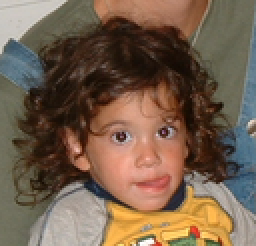
%> input picture 资料/Close-Formed Matting/kid1.bmp, 128 x 123 px, shrunk from 342 x 329 before the run (shown 2 times larger)
$ octave runMatting_Kid1.m   (GNU Octave 9; MATLAB toolbox functions it lacks are replaced by stand-ins)
%> lines starting %> are read from the running program, lines starting %| are printed output that depends on the picture; in (x1, y1, x2, y2) boxes, pixels count from 0 and x2, y2 are one past the last pixel; in counts of white or black regions, pixels touching at a corner belong together; the program's own positions count from 1
### 资料/Close-Formed Matting/runMatting.m

if (~exist('thr_alpha','var'))
  thr_alpha=[];
end
if (~exist('epsilon','var'))
  epsilon=[];
end
if (~exist('win_size','var'))
  win_size=[];
end

if (~exist('levels_num','var'))
  levels_num=1;
end
if (~exist('active_levels_num','var'))
  active_levels_num=1;
end

I=double(imread(img_name))/255;
mI=double(imread(scribs_img_name))/255;
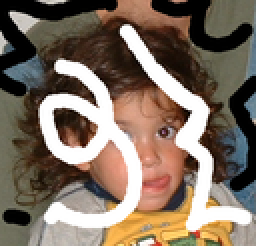
%> input picture 资料/Close-Formed Matting/kid1_m.bmp, 128 x 123 px, shrunk from 342 x 329 before the run (shown 2 times larger)
consts_map=sum(abs(I-mI),3)>0.001;
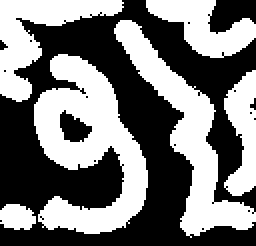
%> consts_map: size 123x128 logical (shown 2 times larger); 47.4% white; 6 white regions, box (x1, y1, x2, y2) and area: (17, 27, 74, 117) 2663, (57, 10, 128, 119) 1955, (0, 0, 62, 51) 1188, (73, 0, 128, 29) 817, (112, 35, 128, 98) 655, (0, 102, 18, 115) 185
if (size(I,3)==3)
  consts_vals=rgb2gray(mI).*consts_map;
end
if (size(I,3)==1)
  consts_vals=mI.*consts_map;
end


alpha=solveAlphaC2F(I,consts_map,consts_vals,levels_num, ...
                    active_levels_num,thr_alpha,epsilon,win_size);

figure, imshow(alpha);
drawnow;
[F,B]=solveFB(I,alpha);

figure, imshow([F.*repmat(alpha,[1,1,3]),B.*repmat(1-alpha,[1,1,3])])

### 资料/Close-Formed Matting/solveAlpha.m
function alpha=solveAlpha(I,consts_map,consts_vals,varargin)

  [h,w,c]=size(I);
%> h = 123; w = 128; c = 3
  img_size=w*h;
%> img_size = 15744

  A=getLaplacian1(I,consts_map,varargin{:});

  D=spdiags(consts_map(:),0,img_size,img_size);
  lambda=100;
  x=(A+lambda*D)\(lambda*consts_map(:).*consts_vals(:));


  alpha=max(min(reshape(x,h,w),1),0);

### 资料/Close-Formed Matting/getLaplacian1.m
function [A,A1]=getLaplacian1(I,consts,epsilon,win_size)
%> called with epsilon = [], win_size = []

  if (~exist('epsilon','var'))
    epsilon=0.0000001;
  end
  if (isempty(epsilon))
    epsilon=0.0000001;
  end
  if (~exist('win_size','var'))
    win_size=1;
  end
  if (isempty(win_size))
    win_size=1;
  end

  neb_size=(win_size*2+1)^2;
  [h,w,c]=size(I);
%> h = 123; w = 128; c = 3
  n=h; m=w;
%> after `n=h`: n = 123
%> after `m=w`: m = 128
  img_size=w*h;
%> img_size = 15744
  consts=imerode(consts,ones(win_size*2+1));
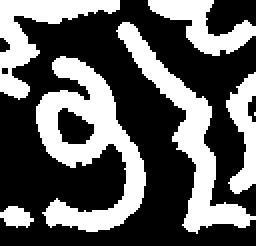
%> consts: size 123x128 logical (shown 2 times larger); 37.2% white; 7 white regions (1 under 20 px), largest, box (x1, y1, x2, y2) and area: (18, 28, 73, 116) 2095, (58, 11, 128, 117) 1522, (0, 0, 60, 50) 970, (74, 0, 128, 28) 651, (113, 36, 128, 97) 499, (0, 103, 17, 114) 125

  indsM=reshape([1:img_size],h,w);

  tlen=sum(sum(1-consts(win_size+1:end-win_size,win_size+1:end-win_size)))*(neb_size^2);
%> tlen = 775008

  row_inds=zeros(tlen ,1);
  col_inds=zeros(tlen,1);
  vals=zeros(tlen,1);
  len=0;
  for j=1+win_size:w-win_size
    for i=win_size+1:h-win_size
      if (consts(i,j))
        continue
      end
      win_inds=indsM(i-win_size:i+win_size,j-win_size:j+win_size);
      win_inds=win_inds(:);
      winI=I(i-win_size:i+win_size,j-win_size:j+win_size,:);
      winI=reshape(winI,neb_size,c);
      win_mu=mean(winI,1)';
      win_var=inv(winI'*winI/neb_size-win_mu*win_mu' +epsilon/neb_size*eye(c));

      winI=winI-repmat(win_mu',neb_size,1);
      tvals=(1+winI*win_var*winI')/neb_size;

      row_inds(1+len:neb_size^2+len)=reshape(repmat(win_inds,1,neb_size),...
                                             neb_size^2,1);
      col_inds(1+len:neb_size^2+len)=reshape(repmat(win_inds',neb_size,1),...
                                             neb_size^2,1);
      vals(1+len:neb_size^2+len)=tvals(:);
      len=len+neb_size^2;
    end
  end
%> after the loop, len = 775008

  vals=vals(1:len);
  row_inds=row_inds(1:len);
  col_inds=col_inds(1:len);
  A=sparse(row_inds,col_inds,vals,img_size,img_size);

  sumA=sum(A,2);
  A=spdiags(sumA(:),0,img_size,img_size)-A;

return

### 资料/Close-Formed Matting/solveFB.m
function [F,B]=solveFB(I,alpha)
  [h,w,c]=size(I);
%> h = 123; w = 128; c = 3
  mask=(alpha>=0.02).*(alpha<=0.98);
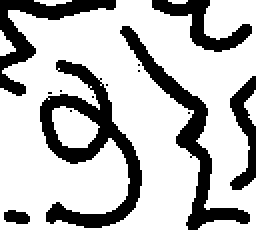
%> mask: size 123x128 double (shown 2 times larger); values 0 (black) and 1 (white), 75.1% white; 14 black regions (8 under 20 px), largest, box (x1, y1, x2, y2) and area: (20, 30, 71, 114) 1363, (60, 13, 125, 115) 995, (0, 0, 58, 48) 691, (76, 0, 126, 26) 443, (115, 38, 128, 95) 354, (2, 105, 15, 112) 71
  [Gx,Gy,Gd1,Gd2]=getGMatByMask(w,h,mask);
  G=[Gx;Gy;Gd1;Gd2];
  Ga=G*alpha(:);
  wgf=abs(Ga).^0.5+0.003*repmat((1-alpha(:)),4,1);
  wgb=abs(Ga).^0.5+0.003*repmat(alpha(:),4,1);


  wf=(alpha(:)>0.98)*100+0.03*alpha(:).*(alpha(:)>0.7)+0.01*(alpha(:)<0.02);
  wb=(alpha(:)<0.02)*100+0.03*(1-alpha(:)).*(alpha(:)<0.3)+0.01*(alpha(:)>0.98);


  wgf=spdiags(wgf(:),0,length(wgf),length(wgf));
  wgb=spdiags(wgb(:),0,length(wgb),length(wgb));
  wf=spdiags(wf(:),0,length(wf),length(wf));
  wb=spdiags(wb(:),0,length(wb),length(wb));


  for t=1:c
    tI=I(:,:,t);
    Ag=[wgf*G,sparse(size(G,1),size(G,2));sparse(size(G,1),size(G,2)),wgb* ...
        G];
    bg=zeros(size(Ag,1),1);
    Ai=[wf,sparse(w*h,w*h);sparse(w*h,w*h),wb];
    bi=[wf*tI(:).*(alpha(:)>0.02);wb*tI(:).*(alpha(:)<0.98)];
    As=[spdiags(alpha(:),0,w*h,w*h),spdiags(1-alpha(:),0,w*h,w*h)];
    bs=tI(:);
    A=[Ai;As;Ag];
    b=[bi;bs;bg];
    x=(A'*A)\(A'*b);
    F(:,:,t)=reshape(x(1:w*h),h,w);
    B(:,:,t)=reshape(x(w*h+1:end),h,w);

  end

### 资料/Close-Formed Matting/getGMatByMask.m
function [Gx,Gy,G3,G4]=getGMatByMask(w,h,mask)
%> called with w = 128, h = 123
imgSize=w*h;
%> imgSize = 15744

dS=[1,-1];
filtSizeS=1;


%indsGx1=[]; indsGx2=[]; valsGx=[];
%indsGy1=[]; indsGy2=[]; valsGy=[];
indsGx1=zeros(imgSize*2,1);
indsGx2=zeros(imgSize*2,1);
valsGx=zeros(imgSize*2,1);
indsGy1=zeros(imgSize*2,1);
indsGy2=zeros(imgSize*2,1);
valsGy=zeros(imgSize*2,1);
indsG31=zeros(imgSize*2,1);
indsG32=zeros(imgSize*2,1);
valsG3=zeros(imgSize*2,1);
indsG41=zeros(imgSize*2,1);
indsG42=zeros(imgSize*2,1);
valsG4=zeros(imgSize*2,1);

indy=0; indx=0; ind3=0; ind4=0;

for x=1:w-1,
  for y=1:h,
    if ((~mask(y,x))&(~mask(y,x+1)))
      continue
    end
    for disp=0:filtSizeS,
      indx=indx+1;
      indsGx1(indx)=imIndexToVect(y,x,h);
      indsGx2(indx)=imIndexToVect(y,x+disp,h);
      valsGx(indx)=dS(disp+1);
    end
  end
end
%> after the loop, indx = 24212
for x=1:w,
  for y=1:h-1,
    if ((~mask(y,x))&(~mask(y+1,x)))
      continue
    end
    for disp=0:filtSizeS,
      indy=indy+1;
      indsGy1(indy)=imIndexToVect(y,x,h);
      indsGy2(indy)=imIndexToVect(y+disp,x,h);
      valsGy(indy)=dS(disp+1);
    end;
  end;
end
%> after the loop, indy = 24248

for x=1:w-1,
  for y=1:h-1,
    if ((~mask(y,x))&(~mask(y+1,x+1)))
      continue
    end
    for disp=0:filtSizeS,
      ind3=ind3+1;
      indsG31(ind3)=imIndexToVect(y,x,h);
      indsG32(ind3)=imIndexToVect(y+disp,x+disp,h);
      valsG3(ind3)=dS(disp+1);
    end
  end
end
%> after the loop, ind3 = 24244

for x=1:w-1,
  for y=2:h,
    if ((~mask(y,x))&(~mask(y-1,x+1)))
      continue
    end
    for disp=0:filtSizeS,
      ind4=ind4+1;
      indsG41(ind4)=imIndexToVect(y,x,h);
      indsG42(ind4)=imIndexToVect(y-disp,x+disp,h);
      valsG4(ind4)=dS(disp+1);
    end;
  end;
end;
%> after the loop, ind4 = 24436
%> after the loop in solveFB, `for t=1:c`:
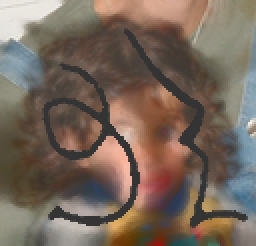
%> B: size 123x128x3 double (shown 2 times larger); mean R, G, B 0.294, 0.225, 0.172; drawn with min black and max white
%> after the loop in solveFB, `for t=1:c`:
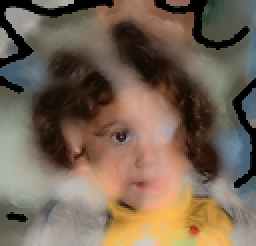
%> F: size 123x128x3 double (shown 2 times larger); mean R, G, B 0.601, 0.512, 0.428; drawn with min black and max white
%> `imshow([F.*repmat(alpha,[1,1,3]),B.*repmat(1-alpha,[1,1,3])])`:
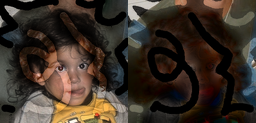
%> displayed picture: size 123x256x3, on the screen's scale of 0 to 255; mean R, G, B 59, 48, 38.7
%'done inds'
indsGx1=indsGx1(1:indx);
indsGx2=indsGx2(1:indx);
valsGx=valsGx(1:indx);
indsGy1=indsGy1(1:indy);
indsGy2=indsGy2(1:indy);
valsGy=valsGy(1:indy);
indsG31=indsG31(1:ind3);
indsG32=indsG32(1:ind3);
valsG3=valsG3(1:ind3);
indsG41=indsG41(1:ind4);
indsG42=indsG42(1:ind4);
valsG4=valsG4(1:ind4);


Gx=sparse(indsGx1,indsGx2,valsGx,imgSize,imgSize);
Gy=sparse(indsGy1,indsGy2,valsGy,imgSize,imgSize);
G3=sparse(indsG31,indsG32,valsG3,imgSize,imgSize);
G4=sparse(indsG41,indsG42,valsG4,imgSize,imgSize);

### 资料/Close-Formed Matting/solveAlphaC2F.m
function alpha=solveAlphaC2F(I,consts_map,consts_vals,levels_num,active_levels_num,varargin);


  if (length(varargin)>0)
    if (~isempty(varargin{1}))
      thr_alpha=varargin{1};
    end
  end

  if (~exist('thr_alpha','var'))
    thr_alpha=0.02;
  end
  erode_mask_w=1;
  active_levels_num=max(active_levels_num,1);
  if (levels_num>1)
    sI=downSmpIm(I,2);
    s_consts_map=round(downSmpIm(double(consts_map),2));
    s_consts_vals=round(downSmpIm(double(consts_vals),2));
    s_alpha=solveAlphaC2F(sI,s_consts_map,s_consts_vals,levels_num-1,...
                          min(levels_num-1,active_levels_num),varargin{:});
    alpha=upSampleAlphaUsingImg(s_alpha,sI,I,varargin{2:end});
    talpha=alpha.*(1-consts_map)+consts_vals;
    consts_map=min(consts_map+imerode((alpha>=(1-thr_alpha)),ones(erode_mask_w*2+1))+imerode((alpha<=(thr_alpha)),ones(erode_mask_w*2+1)),1);
    consts_vals=round(talpha).*consts_map;
    %figure, imshow([consts_map,alpha])
  end
  if (active_levels_num>=levels_num)
    alpha=solveAlpha(I,consts_map,consts_vals,varargin{2:end});
  end


### 资料/Close-Formed Matting/runMatting_Kid1.m
img_name='kid1.bmp';
scribs_img_name='kid1_m.bmp';


levels_num=1;
active_levels_num=1;

sig=0.1^6;

runMatting
